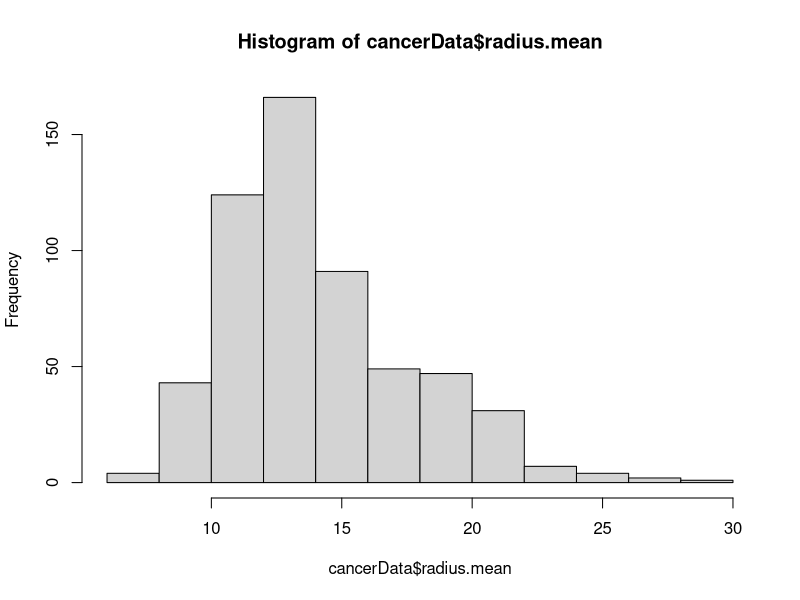
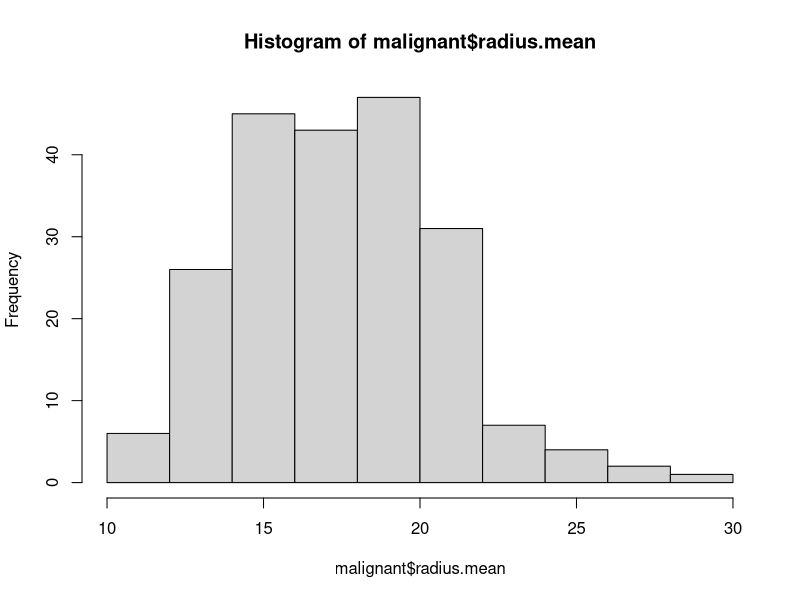
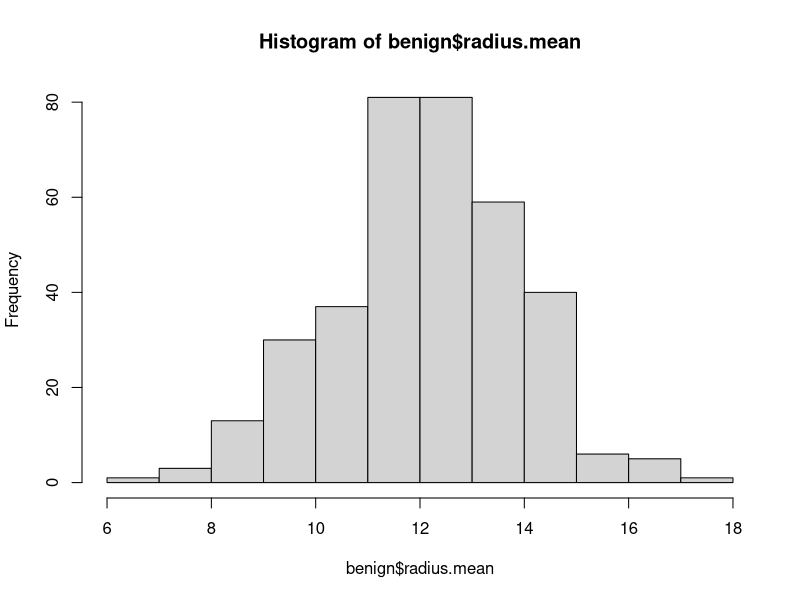
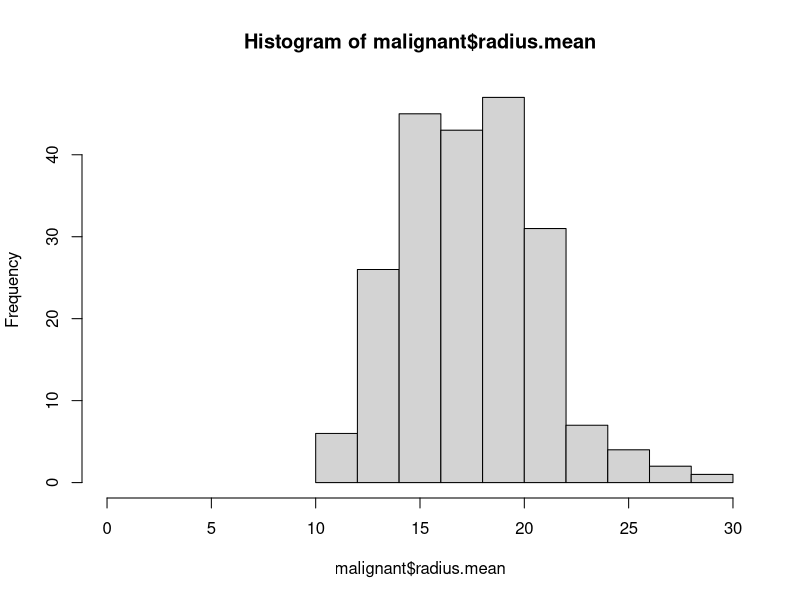
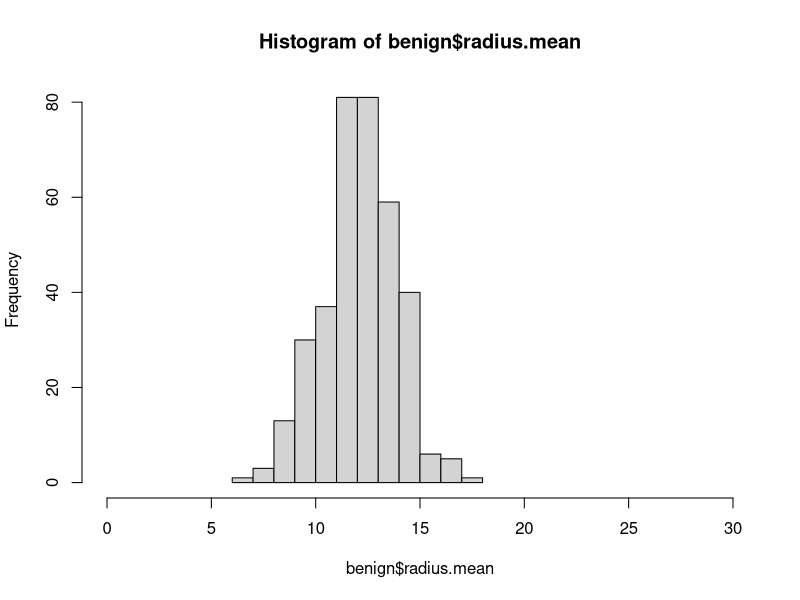
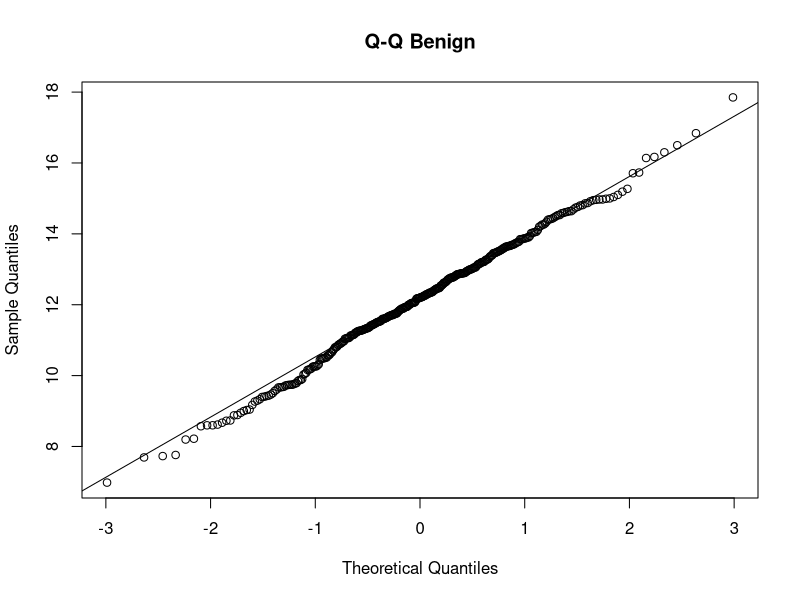
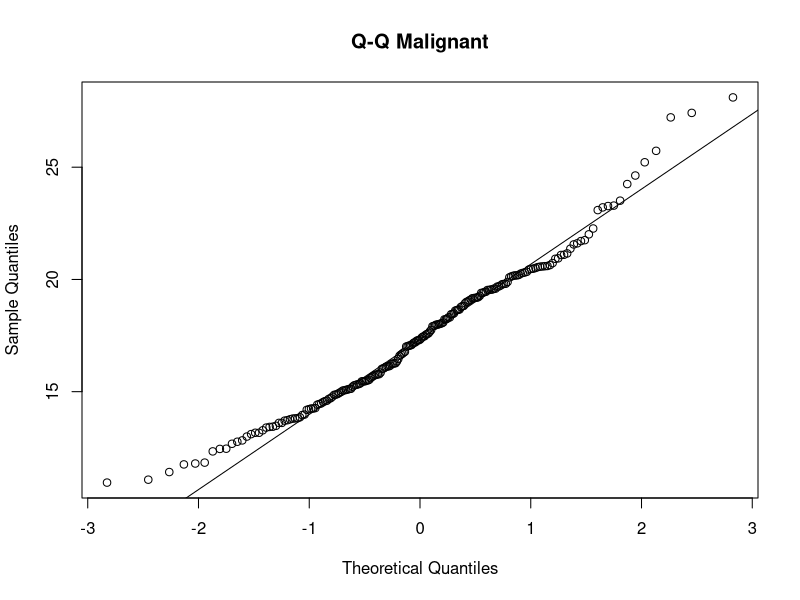

These charts were generated, in order, by the following R code:
## ---- chunk 1
knitr::opts_chunk$set(echo = TRUE)
## ---- chunk 2
cancerData <- read.csv("data/BreastCancer_Wisconsin.csv")
## ---- chunk 3
summary(cancerData)
## ---- chunk 4
table(cancerData$diagnosis)
## ---- chunk 5
summary(cancerData$radius.mean)
hist(cancerData$radius.mean)
## ---- chunk 6
# malignant radius mean
malignant <- cancerData[cancerData$diagnosis=="M",]
hist(malignant$radius.mean)

# benign radius mean
benign <- cancerData[cancerData$diagnosis=="B",]
hist(benign$radius.mean)
## ---- chunk 7
# malignant radius mean
hist(malignant$radius.mean, xlim = c(0,30))

# benign radius mean
hist(benign$radius.mean, xlim = c(0,30))
## ---- chunk 8
var.test(benign$radius.mean, malignant$radius.mean)
## ---- chunk 9
qqnorm(benign$radius.mean, main = "Q-Q Benign")
qqline(benign$radius.mean)

qqnorm(malignant$radius.mean, main = "Q-Q Malignant")
qqline(malignant$radius.mean)

var.test(benign$radius.mean, malignant$radius.mean)
wilcox.test(benign$radius.mean, malignant$radius.mean)
## ---- chunk 10
# calculate the number of rows that contain a "B" (for benign) in the diagnosis column
benignCount <- nrow(cancerData[cancerData$diagnosis=="B",])

# calculate the total number of entries
totalCount <- nrow(cancerData)

# calculate the count of entries marked as benign as a proportion of the total
benignProportion <- benignCount/totalCount
## ---- chunk 11
prop.test(benignCount,totalCount, p=0.6, alternative = "two.sided")
